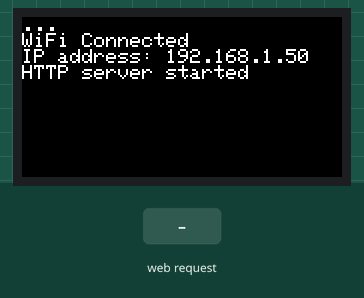
A sketch run on a simulated ESP32. Shown: 160×80 colour display. The inputs (shaded band) are chosen by the test bench. WiFi joins after 1.5 s; servers stay silent unless stated; what the sketch prints to the serial monitor is not drawn.

Above: at 2.8 s.
2.9 s: HTTP request GET / received
Timing chart, 0 to 5.9 s (numbered marks = the images above; inputs shaded):
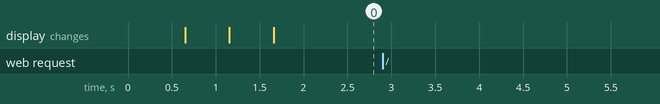

The sketch:

HelloServer.ino
```cpp
#include <M5StickC.h>
#include <WiFi.h>
#include <WebServer.h>
#include <IRsend.h>

// IR Config
const uint16_t IR_SEND_PIN = GPIO_NUM_9;

// WIFI Config
const char* ssid = "Wifi_SSID";
const char* password = "Wifi_Password";

WebServer server(80);
IRsend irSend(IR_SEND_PIN);

void handleRoot() {
  server.send(200, "text/plain", "hello from M5StickC!");
  irSend.send(PANASONIC, 0x555AF148288F, 48, 0);
  Serial.println("accessed on root");
}

void handleNotFound() {
  server.send(400, "text/palin", "File Not Found");
  Serial.println("File Not Found");
}

void setup() {
  M5.begin();
  irSend.begin();

  M5.Lcd.setRotation(3);
  M5.Lcd.setTextSize(1);

  WiFi.begin(ssid, password);
  while (WiFi.status() != WL_CONNECTED) {
    delay(500);
    M5.Lcd.print('.');
  }
  M5.Lcd.println("");
  M5.Lcd.println("WiFi Connected");
  M5.Lcd.print("IP address: ");
  M5.Lcd.println(WiFi.localIP());

  server.on("/", handleRoot);
  server.onNotFound(handleNotFound);

  server.begin();
  M5.Lcd.println("HTTP server started");

}

void loop() {
  server.handleClient();
}
```

Measured:
- after the input at 2.9 s, every drawn part: stays the same
